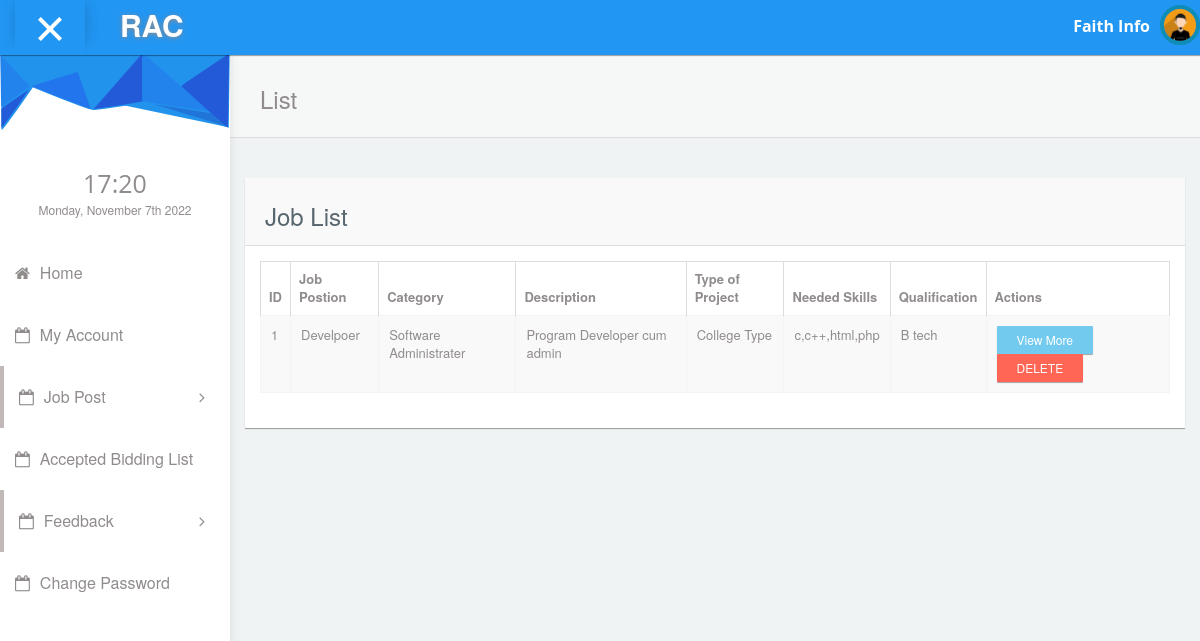
The page /organization/viewjobpost.php?type=Freelancer (signed in) on the database its author committed.
### tables this page shows
CREATE TABLE IF NOT EXISTS `org_reg` (
  `oid` int(11) NOT NULL AUTO_INCREMENT,
  `org_name` varchar(100) NOT NULL,
  `location` varchar(100) DEFAULT NULL,
  `address` text NOT NULL,
  `country` varchar(30) NOT NULL,
  `state` varchar(40) NOT NULL,
  `city` varchar(50) NOT NULL,
  `pincode` int(10) DEFAULT NULL,
  `license_no` varchar(20) NOT NULL,
  `ph_no` varchar(15) NOT NULL,
  `email` varchar(100) NOT NULL,
  PRIMARY KEY (`oid`)
);

CREATE TABLE IF NOT EXISTS `job_post` (
  `job_id` int(11) NOT NULL AUTO_INCREMENT,
  `job_post` varchar(100) NOT NULL,
  `category` varchar(70) NOT NULL,
  `description` varchar(100) NOT NULL,
  `type_of_pro` varchar(70) NOT NULL,
  `needed_skills` varchar(100) NOT NULL,
  `qualification` varchar(100) NOT NULL,
  `free_type` varchar(70) NOT NULL,
  `country1` varchar(70) NOT NULL,
  `lvl_of_exp` varchar(70) NOT NULL,
  `time_required` varchar(100) NOT NULL,
  `comp_mail` varchar(100) NOT NULL,
  `date` date NOT NULL,
  `post_date` date NOT NULL,
  `pro_file` varchar(100) NOT NULL,
  `sal_expected` int(11) NOT NULL,
  `status` varchar(70) NOT NULL,
  PRIMARY KEY (`job_id`)
);

### connectionclass.php (called while the page is built, shortened)
<?php
class ConnectionClass
{
public $db=null;
public function open()
{
$this->db=mysqli_connect('localhost','root','','rent_a_coder') or die('Error: ' . mysqli_error($myConnection));
	}
public function GetTable($qry)
{
    try
	{
	$result=mysqli_query($this->db,$qry);
	if($result)
	{
	    $data = array();
		while ($row=mysqli_fetch_assoc($result))
		{
		$data[ ] = $row;
		}
		return $data;
		}
	else
	throw new  Exception(mysql_error());
	}
	catch(Exception $e)
	{
	return $e->getMessage();
	}
}
public function GetSingleData($qry)
{
  try
  {
      $result=mysqli_query($this->db,$qry);
	  if($result)
	  {
	         $row=mysqli_fetch_row($result) ;
			 return $row[0];
			 }
			 else
			 {
			     throw new Exception(mysqli_error($this->db));
			 }
    }
	catch(Exception $e)
	{
	         return $e->getMessage();
	}
 }
}
?>

### organization/viewjobpost.php (the view)
<?php
require_once('header.php');
require_once("../connectionclass.php");
$obj=new ConnectionClass();
$type=$_REQUEST['type'];
$uname=$_SESSION['email'];
$qry="select * from job_post j inner join org_reg r on r.email=j.comp_mail  where r.email='$uname' and j.free_type='$type' and j.status='active'";
$result=$obj->GetTable($qry);
?>
            <div id="content">
               <div class="panel box-shadow-none content-header">
                  <div class="panel-body">
                    <div class="col-md-12">
                        <h3 class="animated fadeInLeft">List</h3>
                    </div>
                  </div>
              </div>
              <div class="col-md-12 top-20 padding-0">
                <div class="col-md-12">
                  <div class="panel">
                    <div class="panel-heading"><h3>Job List</h3></div>
                    <div class="panel-body">
                      <div class="responsive-table">
                      <table id="datatables-example" class="table table-striped table-bordered" width="100%" cellspacing="0">
                      <thead>
                          <tr>
            <th data-breakpoints="xs">ID</th>
            <th>Job Postion</th>
            <th>Category</th>
            <th>Description</th>
            <th>Type of Project</th>
            <th>Needed Skills</th>
            <th>Qualification</th>
            <th>Actions</th>
          </tr>
        </thead>
        <tbody>
            <?php
            $i=0;
            foreach ($result as $res)
            {
                $i++;
            ?>
          <tr data-expanded="true">
            <td><?php echo $i;?></td>
            <td><?php echo $res['job_post'];?></td>
            <td><?php echo $res['category'];?></td>
            <td><?php echo $res['description'];?></td>
            <td><?php echo $res['type_of_pro'];?></td>
            <td><?php echo $res['needed_skills'];?></td>
            <td><?php echo $res['qualification'];?></td>
            <td>
              <a class="btn btn-info btn-sm" href="jobview.php?rid=<?php echo $res['job_id'];?>&type=<?php echo $res['free_type'];?>">View More</a>
                <a class="btn btn-danger btn-sm" href="codes/jobpost_exe.php?action=delete&rid=<?php echo $res['job_id'];?>" onclick="return confirm('Are you sure to delete?');">DELETE</a>
            </td>
          </tr>
          <?php
            }
            ?>
                      </tbody>
                        </table>
                      </div>
                  </div>
                </div>
              </div>
              </div>
            </div>
<?php require_once('footer.php'); ?>

### organization/header.php (shortened to what this page needs)
<!DOCTYPE html>
<html lang="en">
<head>
    <link rel="stylesheet" type="text/css" href="../admintemplate/css/bootstrap.min.css">
      <link rel="stylesheet" type="text/css" href="../admintemplate/css/plugins/font-awesome.min.css"/>
      <link rel="stylesheet" type="text/css" href="../admintemplate/css/plugins/simple-line-icons.css"/>
      <link rel="stylesheet" type="text/css" href="../admintemplate/css/plugins/animate.min.css"/>
      <link rel="stylesheet" type="text/css" href="../admintemplate/css/plugins/fullcalendar.min.css"/>
	<link href="../admintemplate/css/style.css" rel="stylesheet">
  </head>
<?php
require_once("../connectionclass.php");
$obj=new ConnectionClass();
$email=$_SESSION['email'];
$qry="select org_name from org_reg where email='$email'";
$name=$obj->GetSingleData($qry);
?>
 <body id="mimin" class="dashboard">
        <nav class="navbar navbar-default header navbar-fixed-top">
          <div class="col-md-12 nav-wrapper">
            <div class="navbar-header" style="width:100%;">
              <div class="opener-left-menu is-open">
                <span class="bottom"></span>
              </div>
                <a href="index.php" class="navbar-brand">
                 <b>RAC</b>
                </a>
              <ul class="nav navbar-nav navbar-right user-nav">
                <li class="user-name"><span><?php echo $name; ?></span></li>
                  <li class="dropdown avatar-dropdown">
                   <img src="../admintemplate/img/avatar.jpg" class="img-circle avatar" alt="user name" data-toggle="dropdown" aria-haspopup="true" aria-expanded="true"/>
                </li>
              </ul>
            </div>
          </div>
        </nav>
      <div class="container-fluid mimin-wrapper">
            <div id="left-menu">
              <div class="sub-left-menu scroll">
                <ul class="nav nav-list">
                    <li><div class="left-bg"></div></li>
                    <li class="time">
                      <h1 class="animated fadeInLeft" style="font-size: 25px;">21:00</h1>
                      <p class="animated fadeInRight">Sat,October 1st 2029</p>
                    </li>
                     <li class="ripple"><a href="index.php"><span class="fa fa-home"></span>Home</a></li>
                      <li class="ripple"><a href="myaccount.php"><span class="fa fa-calendar-o"></span>My Account</a></li>
                    <li class="active ripple">
                      <a class="tree-toggle nav-header"><span class="fa-calendar-o fa"></span>Job Post
                        <span class="fa-angle-right fa right-arrow text-right"></span>
                      </a>
                    </li>
                   <li class="ripple"><a href="request.php"><span class="fa fa-calendar-o"></span>Accepted Bidding List</a></li>
                    <li class="active ripple">
                      <a class="tree-toggle nav-header"><span class="fa-calendar-o fa"></span>Feedback
                        <span class="fa-angle-right fa right-arrow text-right"></span>
                      </a>
                    </li>
                   <li class="ripple"><a href="changepassword.php"><span class="fa fa-calendar-o"></span>Change Password</a></li>
                       </ul>
                </div>
            </div>

### rows shown on the page
org_reg: org_name "Faith Info"
job_post: job_post "Develpoer", category "Software Administrater", description "Program Developer cum admin", type_of_pro "College Type", needed_skills "c,c++,html,php", qualification "B tech"
